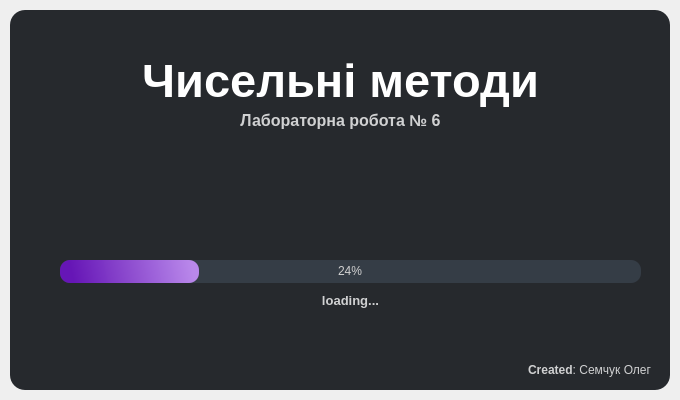
<?xml version="1.0" encoding="UTF-8"?>
<ui version="4.0">
 <class>SplashScreen</class>
 <widget class="QMainWindow" name="SplashScreen">
  <property name="geometry">
   <rect>
    <x>0</x>
    <y>0</y>
    <width>680</width>
    <height>400</height>
   </rect>
  </property>
  <property name="windowTitle">
   <string>MainWindow</string>
  </property>
  <widget class="QWidget" name="centralwidget">
   <layout class="QVBoxLayout" name="verticalLayout">
    <property name="spacing">
     <number>0</number>
    </property>
    <property name="leftMargin">
     <number>10</number>
    </property>
    <property name="topMargin">
     <number>10</number>
    </property>
    <property name="rightMargin">
     <number>10</number>
    </property>
    <property name="bottomMargin">
     <number>10</number>
    </property>
    <item>
     <widget class="QFrame" name="dropShadowFrame">
      <property name="styleSheet">
       <string notr="true">QFrame {
	border-radius: 15px;
	
	background-color: rgb(38, 41, 45);
	color: rgb(132, 0, 198);
}</string>
      </property>
      <property name="frameShape">
       <enum>QFrame::StyledPanel</enum>
      </property>
      <property name="frameShadow">
       <enum>QFrame::Raised</enum>
      </property>
      <widget class="QLabel" name="label_title">
       <property name="geometry">
        <rect>
         <x>0</x>
         <y>20</y>
         <width>661</width>
         <height>101</height>
        </rect>
       </property>
       <property name="font">
        <font>
         <family>Segoe UI</family>
         <pointsize>35</pointsize>
         <weight>75</weight>
         <italic>false</italic>
         <bold>true</bold>
        </font>
       </property>
       <property name="styleSheet">
        <string notr="true">color: rgb(255, 255, 255);
background-color: rgb(38, 41, 45);</string>
       </property>
       <property name="text">
        <string>Чисельні методи</string>
       </property>
       <property name="alignment">
        <set>Qt::AlignCenter</set>
       </property>
      </widget>
      <widget class="QLabel" name="label_description">
       <property name="geometry">
        <rect>
         <x>150</x>
         <y>100</y>
         <width>361</width>
         <height>21</height>
        </rect>
       </property>
       <property name="font">
        <font>
         <family>Segoe UI</family>
         <pointsize>12</pointsize>
         <weight>75</weight>
         <italic>false</italic>
         <bold>true</bold>
        </font>
       </property>
       <property name="styleSheet">
        <string notr="true">color: rgba(255, 255, 255, 200);</string>
       </property>
       <property name="text">
        <string>Лабораторна робота № 6</string>
       </property>
       <property name="alignment">
        <set>Qt::AlignCenter</set>
       </property>
      </widget>
      <widget class="QProgressBar" name="progressBar">
       <property name="geometry">
        <rect>
         <x>50</x>
         <y>250</y>
         <width>581</width>
         <height>23</height>
        </rect>
       </property>
       <property name="styleSheet">
        <string notr="true">QProgressBar{
	background-color: rgb(53, 61, 70);
	color: rgb(209, 209, 209);
	border-style: none;
	border-radius: 10px;
	text-align: center;
}

QProgressBar::chunk{
	
	background-color: qlineargradient(spread:pad, x1:0.085, y1:0.523091, x2:0.96, y2:0.494182, stop:0 rgba(102, 22, 182, 255), stop:1 rgba(190, 139, 241, 246));
	border-radius: 10px;
}</string>
       </property>
       <property name="value">
        <number>24</number>
       </property>
      </widget>
      <widget class="QLabel" name="label_loading">
       <property name="geometry">
        <rect>
         <x>160</x>
         <y>280</y>
         <width>361</width>
         <height>21</height>
        </rect>
       </property>
       <property name="font">
        <font>
         <family>Segoe UI</family>
         <pointsize>10</pointsize>
         <weight>75</weight>
         <italic>false</italic>
         <bold>true</bold>
        </font>
       </property>
       <property name="styleSheet">
        <string notr="true">color: rgba(255, 255, 255, 200);</string>
       </property>
       <property name="text">
        <string>loading...</string>
       </property>
       <property name="alignment">
        <set>Qt::AlignCenter</set>
       </property>
      </widget>
      <widget class="QLabel" name="label_credits">
       <property name="geometry">
        <rect>
         <x>500</x>
         <y>350</y>
         <width>141</width>
         <height>21</height>
        </rect>
       </property>
       <property name="font">
        <font>
         <family>Segoe UI</family>
         <pointsize>9</pointsize>
         <weight>50</weight>
         <italic>false</italic>
         <bold>false</bold>
        </font>
       </property>
       <property name="styleSheet">
        <string notr="true">color: rgba(255, 255, 255, 200);</string>
       </property>
       <property name="text">
        <string>&lt;strong&gt;Created&lt;/strong&gt;: Семчук Олег</string>
       </property>
       <property name="alignment">
        <set>Qt::AlignRight|Qt::AlignTrailing|Qt::AlignVCenter</set>
       </property>
      </widget>
     </widget>
    </item>
   </layout>
  </widget>
 </widget>
 <resources/>
 <connections/>
</ui>
